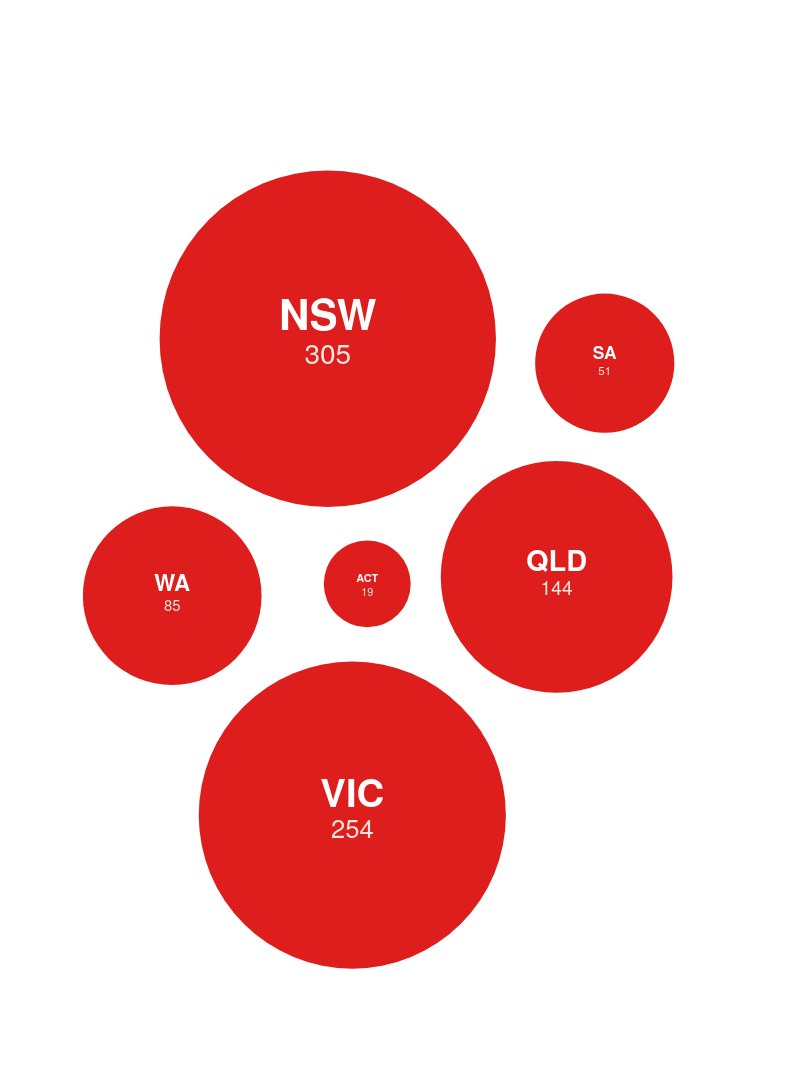

This figure's Vega-Lite source:
### Vega specification from a JSON file in a GitHub repository (floating-point values rounded to 4 significant figures)
{"$schema": "https://vega.github.io/schema/vega/v5.json", "width": 800, "height": 1100, "padding": {"top": 0, "left": 0}, "autosize": {"type": "fit", "contains": "padding"}, "signals": [{"name": "cx", "update": "width / 2"}, {"name": "cy", "update": "height / 2"}, {"name": "gravityX", "value": 0.7}, {"name": "gravityY", "value": 0.4}], "data": [{"name": "table", "values": [{"state": "Australian Capital Territory", "state_code": "ACT", "ai_adoption": 0.75, "ai_companies": 19, "adoption_norm": 1.0, "companies_norm": 0.062}, {"state": "Victoria", "state_code": "VIC", "ai_adoption": 0.72, "ai_companies": 254, "adoption_norm": 0.897, "companies_norm": 0.833}, {"state": "New South Wales", "state_code": "NSW", "ai_adoption": 0.68, "ai_companies": 305, "adoption_norm": 0.759, "companies_norm": 1.0}, {"state": "Queensland", "state_code": "QLD", "ai_adoption": 0.61, "ai_companies": 144, "adoption_norm": 0.517, "companies_norm": 0.472}, {"state": "Western Australia", "state_code": "WA", "ai_adoption": 0.59, "ai_companies": 85, "adoption_norm": 0.448, "companies_norm": 0.279}, {"state": "South Australia", "state_code": "SA", "ai_adoption": 0.55, "ai_companies": 51, "adoption_norm": 0.31, "companies_norm": 0.167}, {"state": "Tasmania", "state_code": "TAS", "ai_adoption": 0.48, "ai_companies": 0, "adoption_norm": 0.069, "companies_norm": 0.0}, {"state": "Northern Territory", "state_code": "NT", "ai_adoption": 0.46, "ai_companies": 0, "adoption_norm": 0.0, "companies_norm": 0.0}], "transform": [{"type": "filter", "expr": "datum.ai_companies > 0"}]}], "scales": [{"name": "size", "type": "linear", "domain": {"data": "table", "field": "ai_companies"}, "range": [550, 115000]}], "marks": [{"name": "nodes", "type": "symbol", "from": {"data": "table"}, "encode": {"enter": {"fill": {"value": "#de1e1c"}, "xfocus": {"signal": "cx"}, "yfocus": {"signal": "cy"}}, "update": {"size": {"field": "ai_companies", "scale": "size"}, "tooltip": {"signal": "{'State': datum.state, 'AI companies': datum.ai_companies, 'AI adoption': format(datum.ai_adoption, '.0%')}"}}}, "transform": [{"type": "force", "iterations": 100, "static": true, "forces": [{"force": "collide", "iterations": 2, "radius": {"expr": "sqrt(datum.size / PI) + 5"}}, {"force": "center", "x": {"signal": "cx"}, "y": {"signal": "cy"}}, {"force": "x", "x": "xfocus", "strength": {"signal": "gravityX"}}, {"force": "y", "y": "yfocus", "strength": {"signal": "gravityY"}}]}]}, {"type": "text", "from": {"data": "nodes"}, "encode": {"enter": {"align": {"value": "center"}, "baseline": {"value": "bottom"}, "font": {"value": "Helvetica Neue, Helvetica, Arial, sans-serif"}, "fontSize": {"signal": "max(11, sqrt(datum.size) / 8)"}, "fontWeight": {"value": 900}, "fill": {"value": "#FFFFFF"}, "text": {"field": "datum.state_code"}}, "update": {"x": {"field": "x"}, "y": {"signal": "datum.y"}}}}, {"type": "text", "from": {"data": "nodes"}, "encode": {"enter": {"align": {"value": "center"}, "baseline": {"value": "top"}, "font": {"value": "Helvetica Neue, Helvetica, Arial, sans-serif"}, "fontWeight": {"value": 500}, "fontSize": {"signal": "max(11, sqrt(datum.size) / 12)"}, "fill": {"value": "#FBE7DD"}, "text": {"field": "datum.ai_companies"}}, "update": {"x": {"field": "x"}, "y": {"signal": "datum.y + 3"}}}}]}
